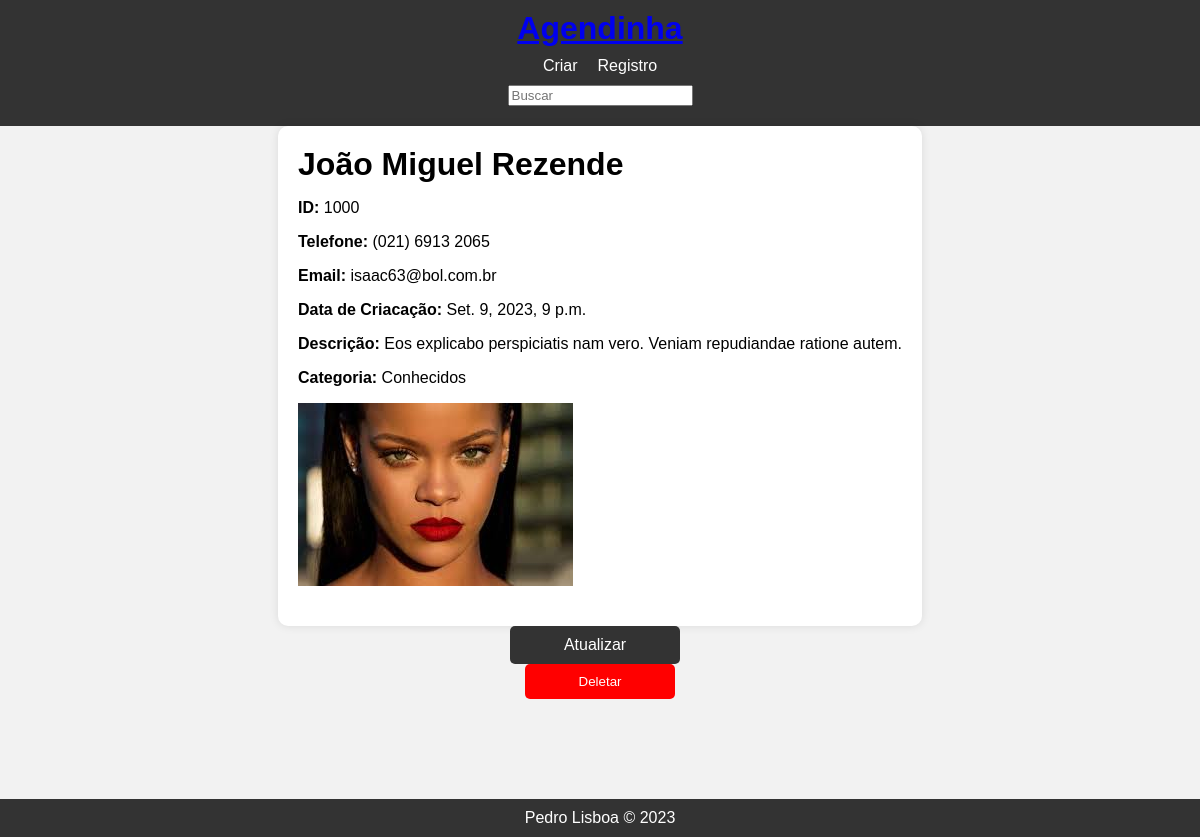
/contato/1000/detalhe/, run on the app's committed database.
### contato/models.py (models this page shows, shortened)
class Contato(models.Model):
    nome = models.CharField(max_length=50)
    sobrenome = models.CharField(max_length=50, blank=True)
    telefone = models.CharField(max_length=50)
    email = models.EmailField(max_length=254)
    data_de_criacao = models.DateTimeField(default=timezone.now)
    descricao = models.TextField(blank=True)
    mostrar = models.BooleanField(default=True)
    imagem = models.ImageField(blank=True, upload_to='imagens/%Y/%m')
    categoria = models.ForeignKey(
        Categoria,
        on_delete=models.SET_NULL,
        blank=True,
        null=True)
    dono = models.ForeignKey(
        User,
        on_delete=models.SET_NULL,
        blank=True,
        null=True)
    class Meta:
        verbose_name = 'Cantato'
        verbose_name_plural = 'Contatos'

class Categoria(models.Model):
    nome = models.CharField(max_length=50)
    class Meta:
        verbose_name = 'Categoria'
        verbose_name_plural = 'Categorias'

### contato/views/contato_views.py (the view)
# urls.py: path('contato/<int:id_contato>/detalhe/', contato_unico, name='contato_unico'),
def contato_unico(request, id_contato):
    contato_u = Contato.objects.filter(pk=id_contato, mostrar=True).first()
    if contato_u is None:
        raise Http404()
    context = {
        'contato': contato_u
    }
    return render(request, 'contato_unico.html', context)

### contato/templates/contato_unico.html (shortened to what this page needs)
{% extends "base.html" %}
{% load static %}
{% block conteudo %}
    <div class="container__main contato__unico">
        <div class="container__contatos ">
            <h1>{{contato.nome}} {{contato.sobrenome}}</h1>
            <p><b>ID:</b> {{contato.id}}</p>
            <p><b>Telefone:</b> {{contato.telefone}}</p>
            <p><b>Email:</b> {{contato.email}}</p>
            <p><b>Data de Criacação:</b> {{contato.data_de_criacao}}</p>
            <p><b>Descrição:</b> {{contato.descricao}}</p>
            <p><b>Categoria:</b> {{contato.categoria.nome}}</p>
            {% if contato.imagem %}
                <p>
                    <img src="{{contato.imagem.url}}" alt="{{contato.nome}}">
                </p>
            {% endif %}
        </div>
        <div class="containner__butoes">
            <a class="btn__atualizar" href="{% url 'atualizar' contato.id %}">Atualizar</a>
            <form action="{% url 'deletar' contato.id %}" method="POST" id="formulario__deletar">
                <button class="btn__deletar" type="submit" id="botao__deletar">Deletar</button>
            </form>
        </div>
    </div>
{% endblock conteudo  %}

### contato/static/css/style.css (style rules this page uses)
body, h1, h2, h3, ul, li { margin: 0; padding: 0; }
body { background-color: #f2f2f2; font-family: Helvetica, Arial, sans-serif; }
.container__main { text-align: center; padding-bottom: 100px; }
.container__contatos { display: inline-block; text-align: left; padding: 20px; background-color: #fff; border-radius: 10px; box-shadow: 0 0 10px rgba(0, 0, 0, 0.1); }
form { display: flex; flex-direction: column; align-items: center; }
.btn__atualizar, .btn__deletar { display: inline-block; width: 150px; background-color: #333; color: #fff; padding: 10px; text-align: center; text-decoration: none; border: none; border-radius: 5px; cursor: pointer; transition: background-color 0.3s; }
.btn__atualizar { margin-right: 10px; }
.btn__deletar { background-color: #ff0000; }

### data on the page
Contato: nome "João", sobrenome "Miguel Rezende", id "1000", telefone "(021) 6913 2065", email "isaac63@bol.com.br", data_de_criacao "Set. 9, 2023, 9 p.m.", descricao "Eos explicabo perspiciatis nam vero. Veniam repudiandae ratione autem.", categoria.nome "Conhecidos", imagem (picture)
